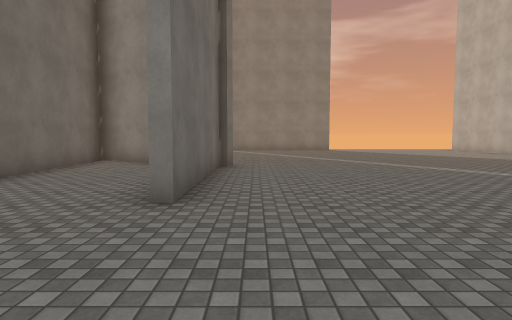
[1] (above)

16 first-person views from a walk through a Unity game level. The camera is 1.4 m above the floor, tilts 4° down and sees 75° across. The floor is counted in squares, 2 m on a side. Each view is taken from the middle of a square. On the plan, view 1 faces up. The plan holds only what a view shows up to about 10 squares ahead; the rest is blank. The place goes on beyond the plan. The player character is not drawn. Some surface patterns are stand-ins.

[2]
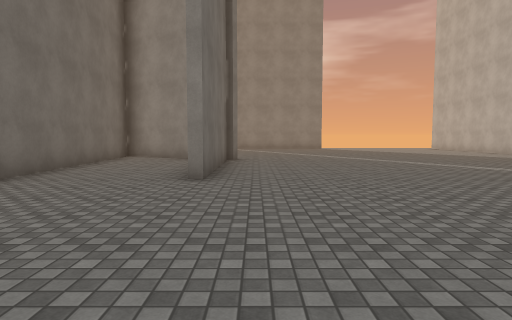

[3]
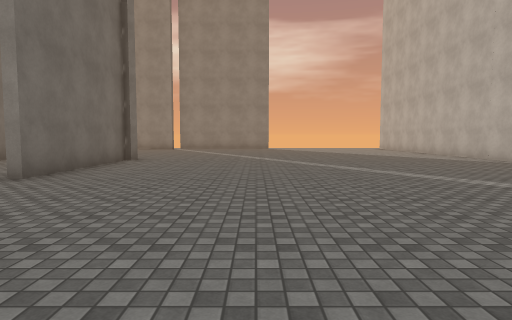

[4]
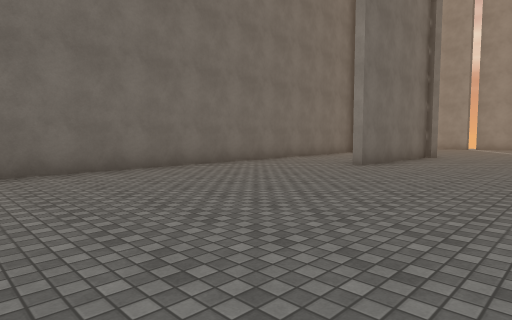

[5]
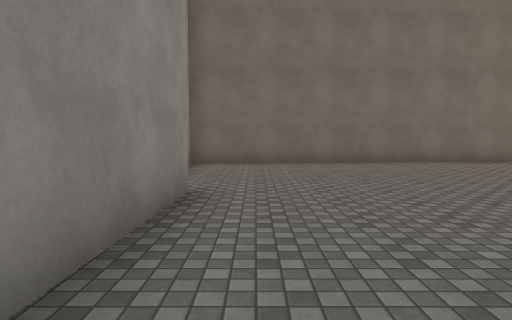

[6]
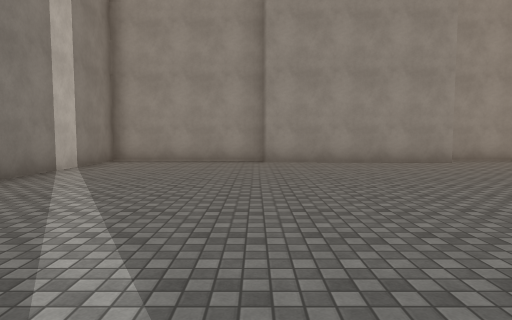

[7]
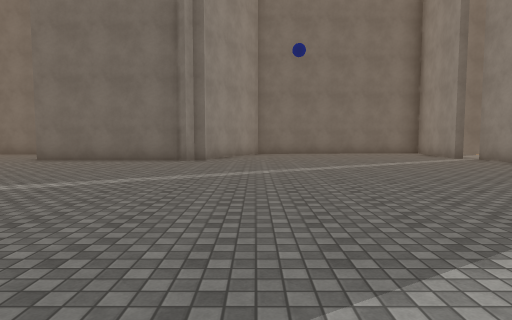

[8]
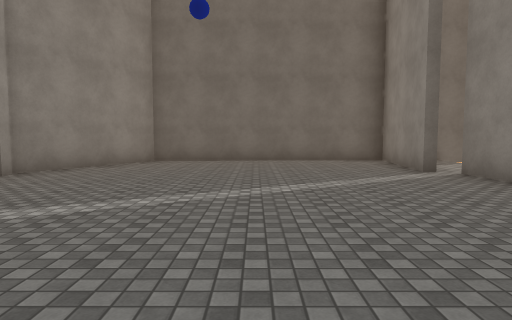

[9]
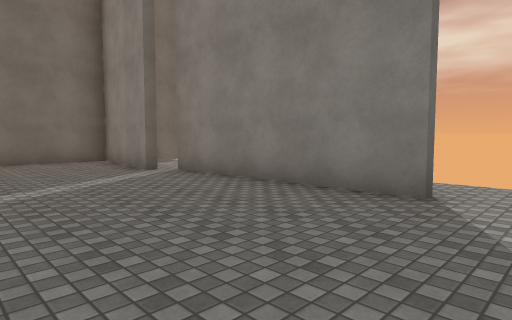

[10]
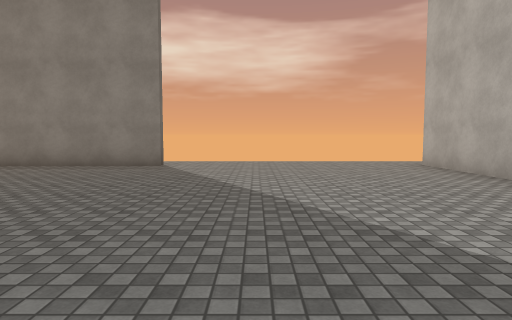

[11]
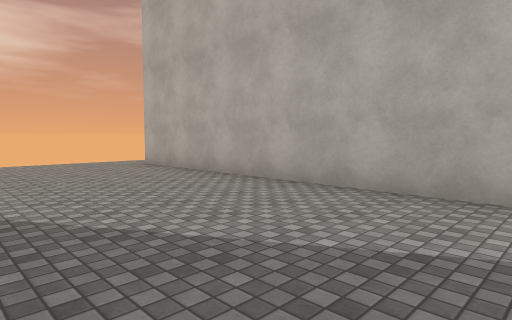

[12]
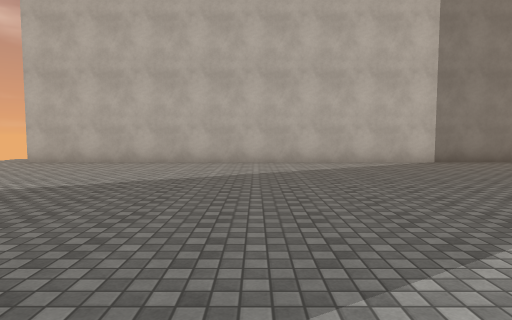

[13]
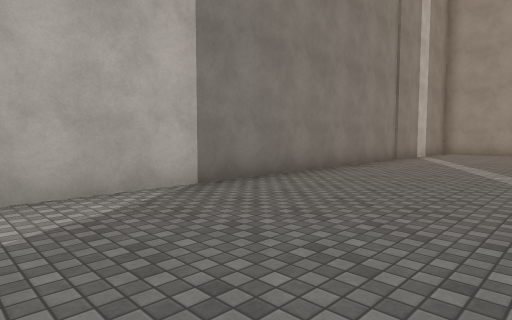

[14]
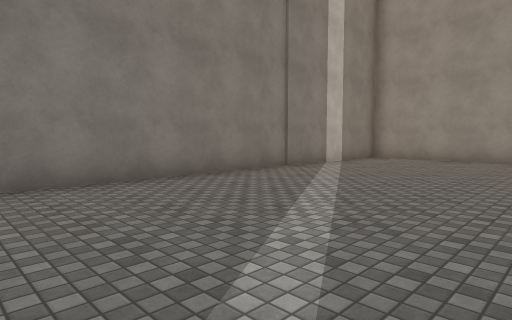

[15]
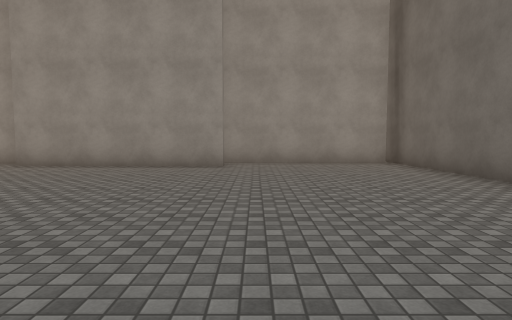

[16]
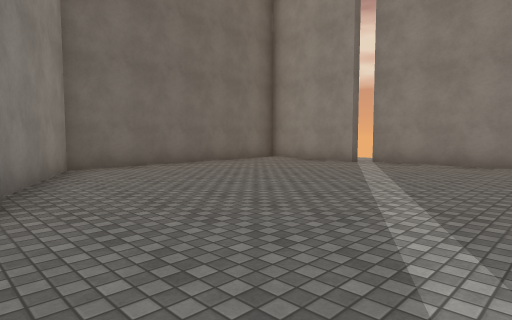

### Floor plan
Points are (right, up) in squares from view 1. A wall is a line through its corners. A room is listed if a view was taken in it or the views show most of it. See-through windows are left out.
Room 1 (views 1, 2, 3, 4, 5, 6, 7, 8, 9, 10, 11, 12, 13, 14, 15, 16)
walls: (-0.9, 8) (-0.9, 3.5); (-0.9, 8.6) (-0.9, 8.2) (-0.5, 8); (-2.8, 8.9) (-4.5, 9.8) (-3.6, -6.5); (3.8, 17) (-1.3, 16.9); (-1.5, 16.3) (-4.9, 16.8) (-4.6, 10.1) (-1.3, 8.4); (0.7, -4.9) (5.8, -5); (5.7, -5.5) (10.1, -5.7) (10.1, 17.4); (-3.4, -5.7) (0.9, -5.8)
ways out: opening at (10, 18); gap at (-1, 17)

Where each view was taken, in squares from view 1:
view 1: 0 up, 0 right, facing up
view 2: 2 down, 0 right, facing up
view 3: 2 down, 3 right, facing up
view 4: 4 down, 3 right, facing up-left
view 5: 4 down, 5 right, facing left
view 6: 4 up, 6 right, facing down
view 7: 10 up, 9 right, facing left
view 8: 13 up, 5 right, facing left
view 9: 13 up, 5 right, facing up-left
view 10: 9 up, 6 right, facing up
view 11: 9 up, 6 right, facing up-right
view 12: 11 up, 1 right, facing right
view 13: 9 up, 6 right, facing down-right
view 14: 5 up, 5 right, facing down-right
view 15: 3 up, 0 right, facing down
view 16: 8 up, 3 right, facing up-left
